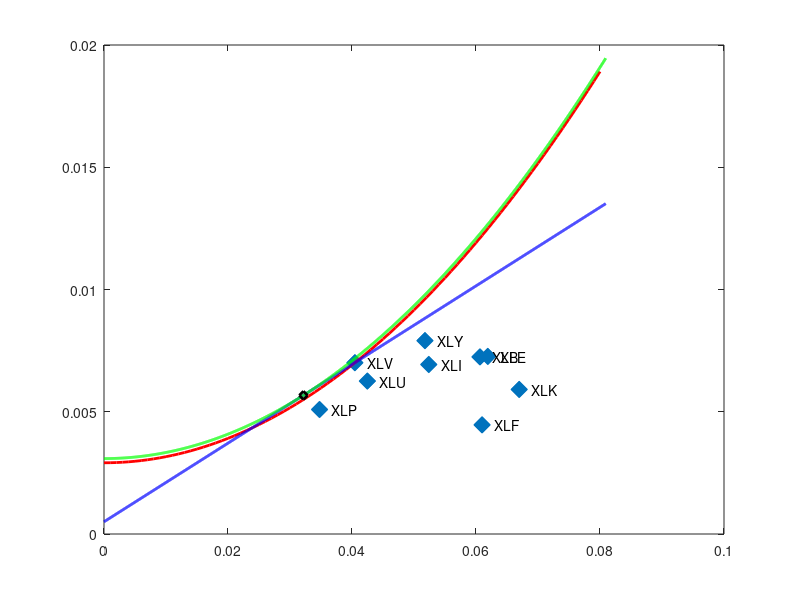

MATLAB code for this plot: (Note: this script raises an error after producing the figure.)
% HW 2 SECTION 1
load HW1.mat
RI=RI(1:241,:);
A=5
Rf=0.0005

%Plot all portfolios in a Mean-Variance framework

R=(RI(2:end,:)-RI(1:end-1,:))./RI(1:end-1,:)
[T N]=size(R)
r=mean(R(:,1:9))'   
s=std(R(:,1:9))'    
S=cov(R(:,1:9));   
plot(s,r,'x','Linewidth',9) 

for i=1:N,
    text(s(i)+0.002,r(i),Names(i));
end;

hold on

%the utility of the investor from holding each industry portfolio 

U=r-0.5*A*s.^2 
sig=[0:0.001:max(s)*1.2]';
Er=max(U)+0.5*5*sig.^2;    %A=5 
line(sig,Er,'Linewidth',2,'Color','r')

%Which portfolio would this investor prefer
maxU1=max(U)

hold on

%SECTION 2 
SR=(r-Rf)./s
MaxVal=find(SR==max(SR))
Names(find(SR==max(SR)))

%Risk-Free Rate Included
y=[0:0.001:2]';
r_port=r(MaxVal)*y+Rf*(1-y);
s_port=y*s(MaxVal);
line(s_port,r_port,'Linewidth',2,'Color','b')

% Finding the maximum utility portfolio numerically
r_p=r(MaxVal)*y+Rf*(1-y);
U_maximum=r_p-0.5*A*s_port.^2;
maxU2=max(U_maximum)
best_port=find(U_maximum==max(U_maximum))
best_Value_y=y(best_port)

% Optimal indifference curves for A=5 
hold on
Er_1=maxU2+0.5*A*s_port.^2;    
line(s_port,Er_1,'Linewidth',2,'Color','g')
line(s_port(best_port),Er_1(best_port),'marker','d','Linewidth',2,'color','k')

save HW2.mat

%SECTION 3

%Efficient frontier with portfolios
hold off 

r=mean(R(:,1:9))'  
s=std(R(:,1:9))'    
plot(s,r,'x','Linewidth',9) 

for i=1:N,
    text(s(i)+0.002,r(i),Names(i));
end;

S=cov(R(:,1:9));   

hold on 

p = Portfolio;
p = setAssetMoments(p, r, S);
p = setDefaultConstraints(p);

w_p = estimateFrontier(p, 100);

[s_p, r_p] = estimatePortMoments(p, w_p); 

plot(s_p,r_p,'color','r','Linewidth',2)                

[s_p,r_p]=plotFrontier(p, 100); 

%the optimal portfolio for the investor (the one with the highest utility) and report
%its weights
w_p=w_p';
PortReturn=r_p;
PortRisk=s_p;
PortWeights=w_p;

U_efficient=PortReturn-0.5*A*PortRisk.^2;

find(U_efficient==max(U_efficient))
PortWeights(U_efficient==max(U_efficient),:)

%max utility of the investor at this optimal portfolio

maxU3=max(U_efficient)
best_portfolio_efficient=find(U_efficient==max(U_efficient))

%Plot the indifference curve across the optimal portfolio

hold on 

Er_2=maxU3+0.5*A*PortRisk.^2;    
line(PortRisk,Er_2,'Linewidth',2,'Color','g')
line(PortRisk(best_portfolio_efficient),Er_2(best_portfolio_efficient),'marker','d','Linewidth',2,'color','m')

save HW2.mat

%SECTION 4

%Plot the new efficient frontier with the risk free rate based on the portfolios
hold off

portalloc(s_p,r_p,w_p,Rf,Rf,A);

hold on 

plot(s_p,r_p,'Color','r','Linewidth',2)

plot(s,r,'x','Linewidth',9) 
for i=1:N,
    text(s(i)+0.002,r(i),Names(i));
end;

%the weights of the different industries in the optimal “RISKY” portfolio
%the return and standard deviation of the optimal RISKY portfolio

[RiskyRisk,RiskyReturn,RiskyWts,RiskyFraction,OverallRisk,...
        OverallReturn] = portalloc(s_p,r_p,w_p,Rf,Rf,A)
    
% the utility of the investor at this optimal overall portfolio
U_Opt_PortOverall=OverallReturn-0.5*A*OverallRisk.^2
